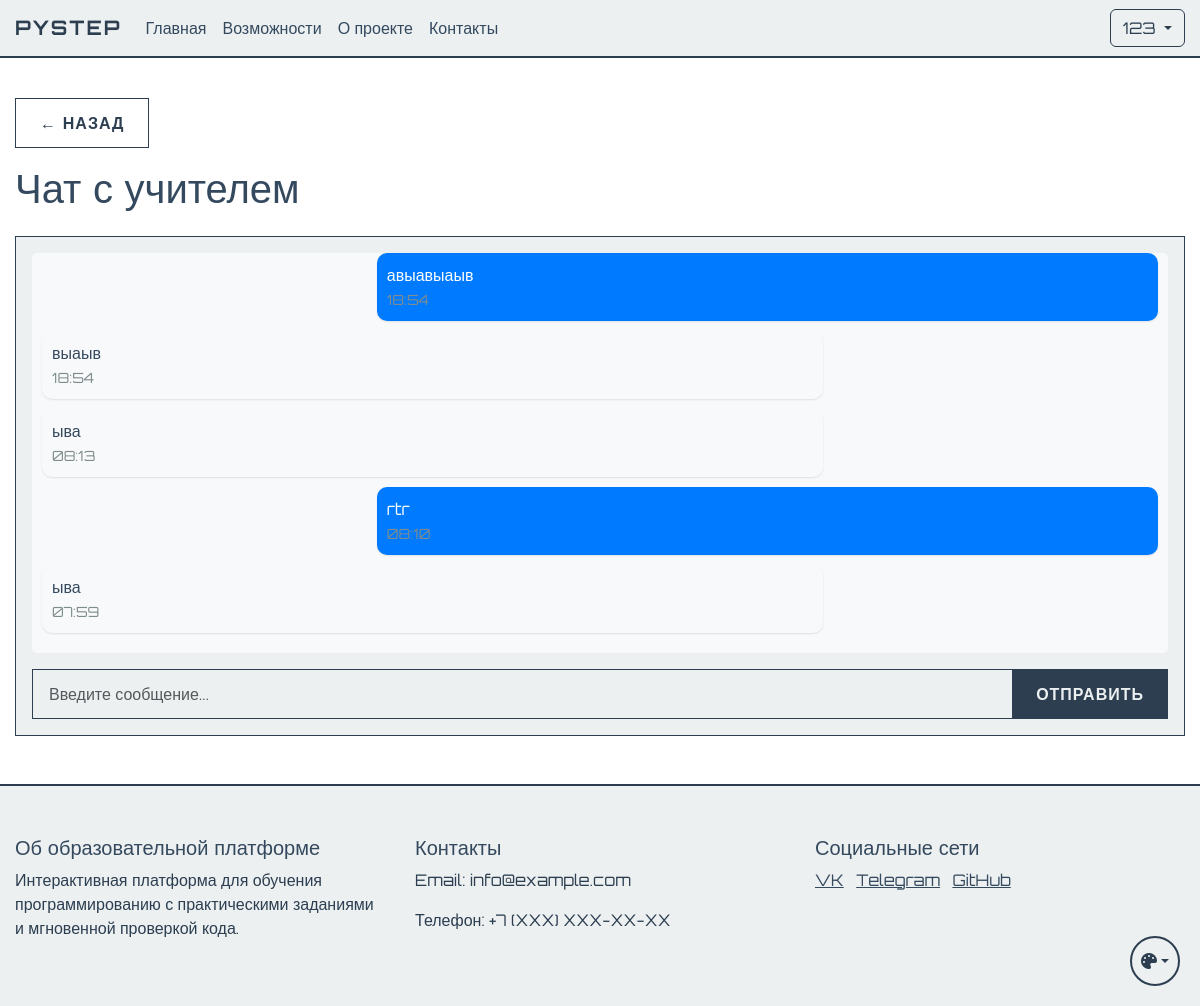
The app's page /chat (signed in) with its own data.
### app.py (models this page shows, shortened)
class User(UserMixin, db.Model):
    id = db.Column(db.Integer, primary_key=True)
    name = db.Column(db.String(100), nullable=False)
    username = db.Column(db.String(80), unique=True, nullable=False)
    email = db.Column(db.String(120), unique=True, nullable=False)
    password_hash = db.Column(db.String(128))
    is_admin = db.Column(db.Boolean, default=False)
    user_type = db.Column(db.String(20), default='student')  # student, teacher, admin
    created_by = db.Column(db.Integer, db.ForeignKey('user.id'), nullable=True)  # ID пользователя, создавшего этого пользователя
    created_at = db.Column(db.DateTime, default=db.func.now())
    last_login = db.Column(db.DateTime)
    is_active = db.Column(db.Boolean, default=True)
    progress = db.relationship('UserProgress', backref='user', lazy=True)
    ratings = db.relationship('UserRating', backref='user', lazy=True)
    created_users = db.relationship('User', backref=db.backref('creator', remote_side=[id]))
    def is_student(self):
        return self.user_type == 'student'

class ChatMessage(db.Model):
    __table_args__ = (
        db.Index('idx_chat_sender_receiver', 'sender_id', 'receiver_id'),
        db.Index('idx_chat_created_at', 'created_at'),
        db.Index('idx_chat_is_read', 'is_read'),
    )
    id = db.Column(db.Integer, primary_key=True)
    sender_id = db.Column(db.Integer, db.ForeignKey('user.id'), nullable=False)
    receiver_id = db.Column(db.Integer, db.ForeignKey('user.id'), nullable=False)
    message = db.Column(db.Text, nullable=False)
    created_at = db.Column(db.DateTime, default=db.func.now())
    is_read = db.Column(db.Boolean, default=False)
    sender = db.relationship('User', foreign_keys=[sender_id], backref='sent_messages')
    receiver = db.relationship('User', foreign_keys=[receiver_id], backref='received_messages')

### app.py (the view, shortened to what this page needs)
@app.route('/chat')
@login_required
def chat():
    if current_user.is_student():
        teacher = User.query.get(current_user.created_by)
        if not teacher:
            flash('У вас нет назначенного учителя', 'warning')
            return redirect(url_for('student_dashboard'))
        messages = ChatMessage.query.filter(
            ((ChatMessage.sender_id == current_user.id) & (ChatMessage.receiver_id == teacher.id)) |
            ((ChatMessage.sender_id == teacher.id) & (ChatMessage.receiver_id == current_user.id))
        ).order_by(ChatMessage.created_at.desc()).limit(50).all()
        ChatMessage.query.filter(
            ChatMessage.receiver_id == current_user.id,
            ChatMessage.is_read == False
        ).update({'is_read': True})
        db.session.commit()
        return render_template('chat.html',
                             messages=messages,
                             teacher=teacher,
                             is_student=True)
    return redirect(url_for('index'))

### app.py (called while the page is built)
@login_manager.user_loader
def load_user(user_id):
    return db.session.get(User, int(user_id))

### templates/chat.html (shortened to what this page needs)
{% extends "base.html" %}
{% block content %}
<div class="container mt-4">
    <a href="{{ url_for('student_dashboard') }}" class="btn btn-secondary mb-3">← Назад</a>
    {% if is_student %}
        <h1 class="mb-4">Чат с учителем</h1>
        <div class="card">
            <div class="card-body">
                <div id="messages" class="messages mb-3" style="height: 400px; overflow-y: auto;">
                    {% for message in messages %}
                        <div class="message {% if message.sender_id == current_user.id %}sent{% else %}received{% endif %}">
                            <div class="message-content">
                                {% set lines = message.message.split('\n') %}
                                {% for line in lines %}
                                    {% if line.startswith('Посмотреть задачу: ') %}
                                        {% set url = line.replace('Посмотреть задачу: ', '') %}
                                        <a href="{{ url }}" target="_blank">посмотреть задачу</a>
                                    {% else %}
                                        <span>{{ line }}</span>
                                    {% endif %}
                                    <br>
                                {% endfor %}
                                <small class="text-muted">{{ message.created_at.strftime('%H:%M') }}</small>
                            </div>
                        </div>
                    {% endfor %}
                </div>
                <form id="message-form" class="mt-3">
                    <div class="input-group">
                        <input type="text" id="message-input" class="form-control" placeholder="Введите сообщение...">
                        <button type="submit" class="btn btn-primary">Отправить</button>
                    </div>
                </form>
            </div>
        </div>
    {% endif %}
</div>
{% block extra_css %}
<link rel="stylesheet" href="{{ url_for('static', filename='css/chat.css') }}">
{% endblock %}
{% endblock %}

### templates/base.html (shortened to what this page needs)
<!DOCTYPE html>
<html lang="ru">
<head>
    <link href="https://cdn.jsdelivr.net/npm/bootstrap@5.3.0/dist/css/bootstrap.min.css" rel="stylesheet">
    <link href="{{ url_for('static', filename='css/themes.css') }}" rel="stylesheet">
    <link href="{{ url_for('static', filename='css/base.css') }}" rel="stylesheet">
    <link href="{{ url_for('static', filename='css/components.css') }}" rel="stylesheet">
    <link href="{{ url_for('static', filename='css/forms.css') }}" rel="stylesheet">
    <link href="{{ url_for('static', filename='css/tables.css') }}" rel="stylesheet">
    <link href="{{ url_for('static', filename='css/layout.css') }}" rel="stylesheet">
    {% block extra_css %}{% endblock %}
</head>
<body>
    <nav class="navbar navbar-expand-lg navbar-dark">
        <div class="container">
            <a class="navbar-brand" href="{{ url_for('index') }}">PyStep</a>
            <div class="collapse navbar-collapse" id="navbarNav">
                <ul class="navbar-nav me-auto">
                    <li class="nav-item">
                        <a class="nav-link" href="{{ url_for('index') }}">Главная</a>
                    </li>
                    <li class="nav-item">
                        <a class="nav-link" href="/#features">Возможности</a>
                    </li>
                    <li class="nav-item">
                        <a class="nav-link" href="/#about">О проекте</a>
                    </li>
                    <li class="nav-item">
                        <a class="nav-link" href="/#contact">Контакты</a>
                    </li>
                </ul>
                <div class="d-flex">
                    {% if current_user.is_authenticated %}
                        <div class="dropdown">
                            <button class="btn btn-outline-light dropdown-toggle" type="button" id="userMenu" data-bs-toggle="dropdown">
                                {{ current_user.username }}
                            </button>
                        </div>
                    {% else %}
                        <a href="{{ url_for('login') }}" class="btn btn-outline-light me-2">Войти</a>
                    {% endif %}
                </div>
            </div>
        </div>
    </nav>
    {% block content %}{% endblock %}
    <footer class="footer mt-5">
        <div class="container">
            <div class="row">
                <div class="col-md-4">
                    <h5>Об образовательной платформе</h5>
                    <p>Интерактивная платформа для обучения программированию с практическими заданиями и мгновенной проверкой кода.</p>
                </div>
                <div class="col-md-4">
                    <h5>Контакты</h5>
                    <p>Email: info@example.com</p>
                    <p>Телефон: +7 (XXX) XXX-XX-XX</p>
                </div>
                <div class="col-md-4">
                    <h5>Социальные сети</h5>
                    <a href="#" class="text-white me-2">VK</a>
                    <a href="#" class="text-white me-2">Telegram</a>
                    <a href="#" class="text-white">GitHub</a>
                </div>
            </div>
        </div>
    </footer>
    <div class="theme-switch">
        <button class="btn dropdown-toggle" type="button" id="themeDropdown" data-bs-toggle="dropdown" aria-expanded="false">
            <i class="fa-solid fa-palette"></i>
        </button>
    </div>
    <link rel="stylesheet" href="https://cdnjs.cloudflare.com/ajax/libs/font-awesome/6.5.1/css/all.min.css">
</body>
</html>

### static/css/themes.css (style rules this page uses)
:root[data-theme="classic"] { --cyber-primary: #2c3e50; --cyber-secondary: #34495e; --cyber-dark: #ecf0f1; --cyber-bg: #ffffff; --cyber-text: #2c3e50; --cyber-text-light: #34495e; --cyber-text-muted: #7f8c8d; --cyber-card-bg: #ecf0f1; --cyber-text-dark: #2c3e50; --cyber-info: #3498db; }

### static/css/base.css (style rules this page uses)
body { font-family: 'Orbitron', sans-serif; background-color: var(--cyber-bg); color: var(--cyber-text); min-height: 100vh; display: flex; flex-direction: column; opacity: 0; transition: opacity 0.3s ease; }
body.theme-loaded { opacity: 1; }
h1, h2, h3, h4, h5, h6 { color: var(--cyber-text-light); }
p { color: var(--cyber-text); }
.text-white { color: var(--cyber-text-light) !important; }
.navbar { background-color: var(--cyber-dark) !important; border-bottom: 2px solid var(--cyber-primary); }
.navbar-brand { color: var(--cyber-primary) !important; font-weight: 700; text-transform: uppercase; letter-spacing: 2px; }
.nav-link { color: var(--cyber-text-light) !important; transition: all 0.3s ease; }
.footer { background-color: var(--cyber-dark); border-top: 2px solid var(--cyber-primary); color: var(--cyber-text-light); padding: 50px 0; margin-top: auto; }

### static/css/components.css (style rules this page uses)
.card { background-color: var(--cyber-card-bg); border: 1px solid var(--cyber-primary); color: var(--cyber-text-light); }
.card-body { background-color: var(--cyber-card-bg); color: var(--cyber-text-light); }
.btn-outline-light { border-color: var(--cyber-primary); color: var(--cyber-primary); transition: all 0.3s ease; }

### static/css/forms.css (style rules this page uses)
.form-control { background-color: var(--cyber-card-bg); border: 1px solid var(--cyber-primary); color: var(--cyber-text-light); border-radius: 0; padding: 0.75rem 1rem; transition: all 0.3s ease; }

### static/css/layout.css (style rules this page uses)
.container { max-width: 1200px; margin: 0 auto; padding: 0 15px; }
.row { margin: 0 -15px; }
.col, [class*="col-"] { padding: 0 15px; }
.mt-3 { margin-top: 1rem; }
.mt-4 { margin-top: 1.5rem; }
.mt-5 { margin-top: 3rem; }
.mb-3 { margin-bottom: 1rem; }
.mb-4 { margin-bottom: 1.5rem; }
.d-flex { display: flex; }

### static/css/chat.css (style rules this page uses)
.messages { padding: 10px; background-color: #f8f9fa; border-radius: 5px; }
.message.sent { margin-left: auto; }
.message.received { margin-right: auto; }
.message.sent .message-content { background-color: #007bff; color: white; }
.message.received .message-content { background-color: #f8f9fa; }

### records on screen
User: username "123"
ChatMessage: message "авыавыаыв", created_at "18:54"
ChatMessage: message "выаыв", created_at "18:54"
ChatMessage: message "ыва", created_at "08:13"
ChatMessage: message "rtr", created_at "08:10"
ChatMessage: message "ыва", created_at "07:59"
